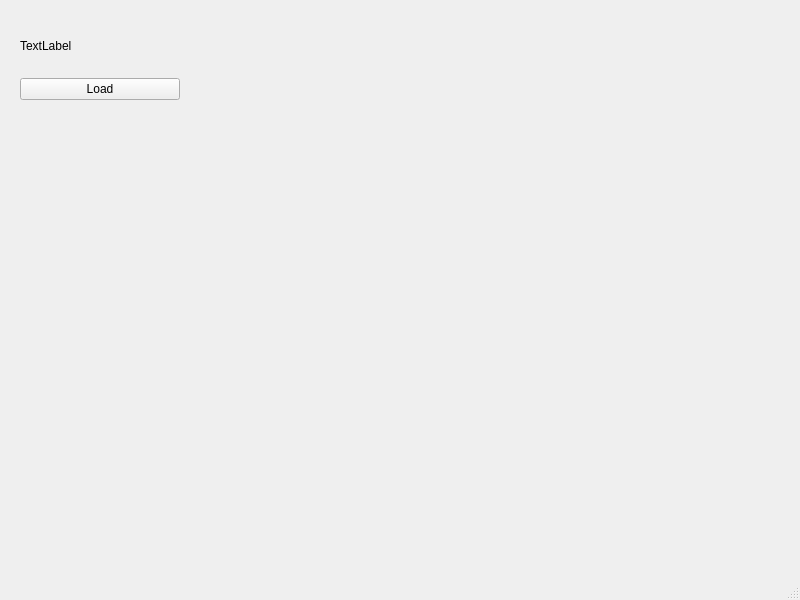
<?xml version="1.0" encoding="UTF-8"?>
<ui version="4.0">
 <class>MainWindow</class>
 <widget class="QMainWindow" name="MainWindow">
  <property name="geometry">
   <rect>
    <x>0</x>
    <y>0</y>
    <width>800</width>
    <height>600</height>
   </rect>
  </property>
  <property name="windowTitle">
   <string>MainWindow</string>
  </property>
  <widget class="QWidget" name="centralwidget">
   <widget class="QWidget" name="verticalLayoutWidget">
    <property name="geometry">
     <rect>
      <x>20</x>
      <y>20</y>
      <width>160</width>
      <height>80</height>
     </rect>
    </property>
    <layout class="QVBoxLayout" name="verticalLayout">
     <item>
      <widget class="QLabel" name="label">
       <property name="text">
        <string>TextLabel</string>
       </property>
      </widget>
     </item>
     <item>
      <widget class="QPushButton" name="pushButton">
       <property name="text">
        <string>Load</string>
       </property>
      </widget>
     </item>
    </layout>
   </widget>
  </widget>
  <widget class="QMenuBar" name="menubar">
   <property name="geometry">
    <rect>
     <x>0</x>
     <y>0</y>
     <width>800</width>
     <height>22</height>
    </rect>
   </property>
  </widget>
  <widget class="QStatusBar" name="statusbar"/>
 </widget>
 <resources/>
 <connections/>
</ui>
